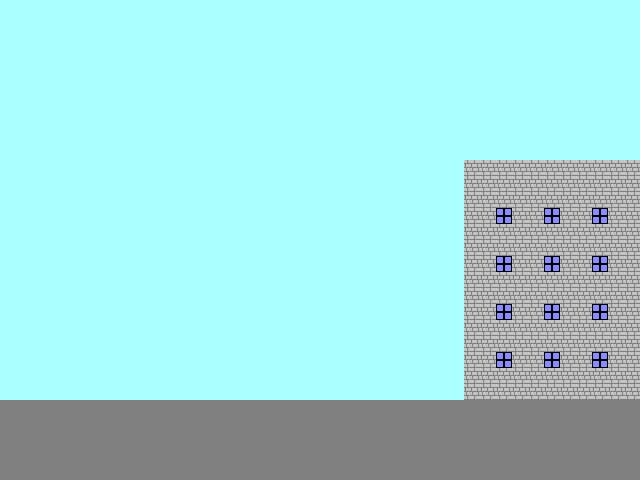

The image is a tile-based game level rendered from a .tmx file. Its description and complete source (layers, tilesets, objects, tile grids) follow:
An orthogonal 40x30 tile map with 16x16 px tiles, 1 tile layer (MainGame), 2 tilesets and 6 objects (3x NPC, Player, Enemy, Checkpoint).

<map version="1.0" orientation="orthogonal" width="40" height="30" tilewidth="16" tileheight="16" backgroundcolor="#aaffff">
 <tileset firstgid="1" source="../tilesets/tileset.tsx" />
 <tileset firstgid="5" source="../tilesets/tileset_bricks.tsx" />
 <layer name="MainGame" width="40" height="30">
  <data encoding="csv">
0,0,0,0,0,0,0,0,0,0,0,0,0,0,0,0,0,0,0,0,0,0,0,0,0,0,0,0,0,0,0,0,0,0,0,0,0,0,0,0,
0,0,0,0,0,0,0,0,0,0,0,0,0,0,0,0,0,0,0,0,0,0,0,0,0,0,0,0,0,0,0,0,0,0,0,0,0,0,0,0,
0,0,0,0,0,0,0,0,0,0,0,0,0,0,0,0,0,0,0,0,0,0,0,0,0,0,0,0,0,0,0,0,0,0,0,0,0,0,0,0,
0,0,0,0,0,0,0,0,0,0,0,0,0,0,0,0,0,0,0,0,0,0,0,0,0,0,0,0,0,0,0,0,0,0,0,0,0,0,0,0,
0,0,0,0,0,0,0,0,0,0,0,0,0,0,0,0,0,0,0,0,0,0,0,0,0,0,0,0,0,0,0,0,0,0,0,0,0,0,0,0,
0,0,0,0,0,0,0,0,0,0,0,0,0,0,0,0,0,0,0,0,0,0,0,0,0,0,0,0,0,0,0,0,0,0,0,0,0,0,0,0,
0,0,0,0,0,0,0,0,0,0,0,0,0,0,0,0,0,0,0,0,0,0,0,0,0,0,0,0,0,0,0,0,0,0,0,0,0,0,0,0,
0,0,0,0,0,0,0,0,0,0,0,0,0,0,0,0,0,0,0,0,0,0,0,0,0,0,0,0,0,0,0,0,0,0,0,0,0,0,0,0,
0,0,0,0,0,0,0,0,0,0,0,0,0,0,0,0,0,0,0,0,0,0,0,0,0,0,0,0,0,0,0,0,0,0,0,0,0,0,0,0,
0,0,0,0,0,0,0,0,0,0,0,0,0,0,0,0,0,0,0,0,0,0,0,0,0,0,0,0,0,0,0,0,0,0,0,0,0,0,0,0,
0,0,0,0,0,0,0,0,0,0,0,0,0,0,0,0,0,0,0,0,0,0,0,0,0,0,0,0,0,6,6,6,6,6,6,6,6,6,6,6,
0,0,0,0,0,0,0,0,0,0,0,0,0,0,0,0,0,0,0,0,0,0,0,0,0,0,0,0,0,6,6,6,6,6,6,6,6,6,6,6,
0,0,0,0,0,0,0,0,0,0,0,0,0,0,0,0,0,0,0,0,0,0,0,0,0,0,0,0,0,6,6,6,6,6,6,6,6,6,6,6,
0,0,0,0,0,0,0,0,0,0,0,0,0,0,0,0,0,0,0,0,0,0,0,0,0,0,0,0,0,6,6,4,6,6,4,6,6,4,6,6,
0,0,0,0,0,0,0,0,0,0,0,0,0,0,0,0,0,0,0,0,0,0,0,0,0,0,0,0,0,6,6,6,6,6,6,6,6,6,6,6,
0,0,0,0,0,0,0,0,0,0,0,0,0,0,0,0,0,0,0,0,0,0,0,0,0,0,0,0,0,6,6,6,6,6,6,6,6,6,6,6,
0,0,0,0,0,0,0,0,0,0,0,0,0,0,0,0,0,0,0,0,0,0,0,0,0,0,0,0,0,6,6,4,6,6,4,6,6,4,6,6,
0,0,0,0,0,0,0,0,0,0,0,0,0,0,0,0,0,0,0,0,0,0,0,0,0,0,0,0,0,6,6,6,6,6,6,6,6,6,6,6,
0,0,0,0,0,0,0,0,0,0,0,0,0,0,0,0,0,0,0,0,0,0,0,0,0,0,0,0,0,6,6,6,6,6,6,6,6,6,6,6,
0,0,0,0,0,0,0,0,0,0,0,0,0,0,0,0,0,0,0,0,0,0,0,0,0,0,0,0,0,6,6,4,6,6,4,6,6,4,6,6,
0,0,0,0,0,0,0,0,0,0,0,0,0,0,0,0,0,0,0,0,0,0,0,0,0,0,0,0,0,6,6,6,6,6,6,6,6,6,6,6,
0,0,0,0,0,0,0,0,0,0,0,0,0,0,0,0,0,0,0,0,0,0,0,0,0,0,0,0,0,6,6,6,6,6,6,6,6,6,6,6,
0,0,0,0,0,0,0,0,0,0,0,0,0,0,0,0,0,0,0,0,0,0,0,0,0,0,0,0,0,6,6,4,6,6,4,6,6,4,6,6,
0,0,0,0,0,0,0,0,0,0,0,0,0,0,0,0,0,0,0,0,0,0,0,0,0,0,0,0,0,6,6,6,6,6,6,6,6,6,6,6,
0,0,0,0,0,0,0,0,0,0,0,0,0,0,0,0,0,0,0,0,0,0,0,0,0,0,0,0,0,6,6,6,6,6,6,6,6,6,6,6,
1,1,1,1,1,1,1,1,1,1,1,1,1,1,1,1,1,1,1,1,1,1,1,1,1,1,1,1,1,1,1,1,1,1,1,1,1,1,1,1,
1,1,1,1,1,1,1,1,1,1,1,1,1,1,1,1,1,1,1,1,1,1,1,1,1,1,1,1,1,1,1,1,1,1,1,1,1,1,1,1,
1,1,1,1,1,1,1,1,1,1,1,1,1,1,1,1,1,1,1,1,1,1,1,1,1,1,1,1,1,1,1,1,1,1,1,1,1,1,1,1,
1,1,1,1,1,1,1,1,1,1,1,1,1,1,1,1,1,1,1,1,1,1,1,1,1,1,1,1,1,1,1,1,1,1,1,1,1,1,1,1,
1,1,1,1,1,1,1,1,1,1,1,1,1,1,1,1,1,1,1,1,1,1,1,1,1,1,1,1,1,1,1,1,1,1,1,1,1,1,1,1
</data>
 </layer>
 <objectgroup name="Objects" width="40" height="30">
  <object name="Player" type="Player" x="41" y="47" width="16" height="48" />
  <object name="BoyCitizen02" type="NPC" x="285" y="350" width="16" height="48" />
  <object name="GirlCitizen01" type="NPC" x="143" y="350" width="16" height="48" />
  <object name="BoyCitizen01" type="NPC" x="75" y="350" width="16" height="48" />
  <object name="Bomb" type="Enemy" x="223" y="378" width="16" height="16" />
  <object name="Exit" type="Checkpoint" x="514" y="128" width="64" height="32" />
 </objectgroup>
</map>
